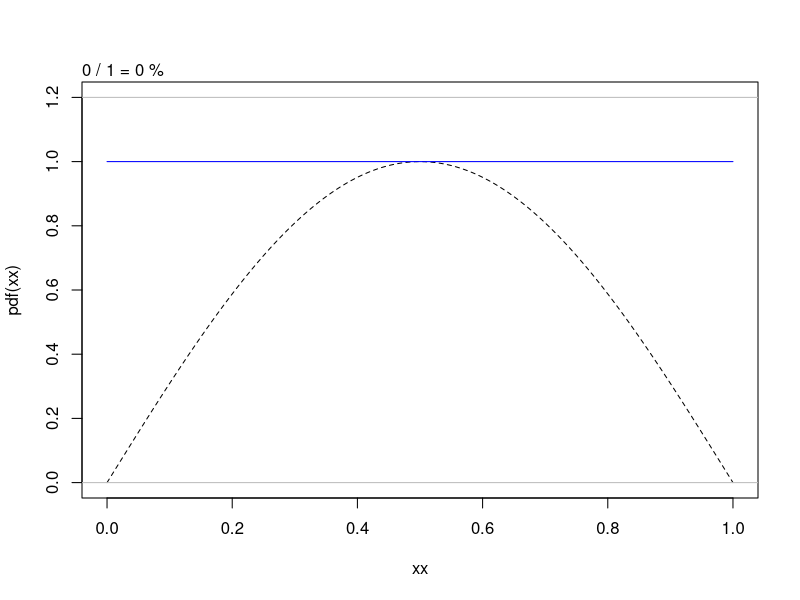

Generate this figure with R: (Note: this script raises an error after producing the figure.)
######
# Rejection Sampling method demo in R
# 2011, Richard D. Morey (richarddmorey@gmail.com)
# Please do not distribute without permission
######
# Instructions: Change settings to suit, save, then source() this file
# Majorizing samples (blue) are transformed accepted/rejected
# Uniform is drawn from 0 to height blue dot
# Acceptance if horizontal line is less than PDF
# Dashed curve is PDF
# Red samples are corresponding samples from the PDF
# Red curve shows kernel density estimate based on samples (should converge to PDF)
# acceptance rate is shown above
# Settings
##

# Number of seconds to wait between steps
# if "key", wait for key press
wait.type = "key"

# Number of iterations
# Set this low (20 or so if using wait.type="key")
M = 20

# Function setup (make sure these are consistent!)
pdf = function(x) sin(pi*x)        # PDF to sample from
major = function(x) dunif(x)       # Majorizing function
majorRand = function() runif(1)    # Function to sample from majorizing function
const = 1                          # Majorizing constant

# (plot) limits to make plot nice 
xlims = c(0,1)
ylims = c(0,1.2)



# No need to change anything below this line
##################

wait=function(type="key")
{
  if(type=="key" & interactive()){
      readline()
    }else if(is.numeric(type)){
      Sys.sleep(type)
    }else{
      stop("Invalid argument to wait().")
    }
invisible()
}

par(mfrow=c(1,1))


xx = seq(xlims[1],xlims[2],len=200)
maxy = max(pdf(xx))




samps = NULL
cands = NULL

for(m in 1:M){

  
  nSamples = length(samps)
  
  plot(xx,pdf(xx),ty='l',lty=2,col="black",ylim=ylims)
  abline(h=0,col="gray")
  abline(h=ylims[2],col="gray")

  lines(xx,major(xx),lty=1,col="blue")

  if(m>1){
      points(cands,rep(ylims[2],m-1),bg=rgb(0,0,1,.3),col=rgb(0,0,0,0),pch=21)  
  }
  
  if(nSamples>0)
  {
    points(samps,rep(0,nSamples),bg=rgb(1,0,0,.3),col=rgb(0,0,0,0),pch=21)  
  }
  if(nSamples>1){
    my.dens = density(samps)
    maxdens = max(my.dens$y)
    lines(my.dens$x,my.dens$y/maxdens*maxy,col="red")
  }

  
  mtext(paste(nSamples,"/",m,"=",100*round(nSamples/m,2),"%"),3,.1,adj=0)

  wait(wait.type)
  
  cand = majorRand()
  cands = c(cands,cand)
  segments(cand,0,cand,major(cand),col="blue")
  points(cand,major(cand),pch=21,bg=rgb(0,0,1,.3),col=rgb(0,0,0,0))
  points(cand,pdf(cand),pch=21,bg=rgb(0,0,0,.3),col=rgb(0,0,0,0))
  
  
  wait(wait.type)

  
  u = runif(1,0,major(cand))
  abline(h=u,col="green")
  
  wait(wait.type)
  
  if(u<pdf(cand)){
    mtext("Accepted",3,.1,adj=1, cex=1.5)
    samps = c(samps,cand)
  }else{
    mtext("Rejected",3,.1,adj=1, cex=1.5)    
  }
  
    wait(wait.type)

}

  
  # Show one last time
  nSamples = length(samps)  

  plot(xx,pdf(xx),ty='l',lty=2,col="black",ylim=ylims)
  abline(h=0,col="gray")
  abline(h=ylims[2],col="gray")

  lines(xx,major(xx),lty=1,col="blue")

  points(cands,rep(ylims[2],M),bg=rgb(0,0,1,.3),col=rgb(0,0,0,0),pch=21)  
  
  if(nSamples>0)
  {
    points(samps,rep(0,nSamples),bg=rgb(1,0,0,.3),col=rgb(0,0,0,0),pch=21)  
  }
  if(nSamples>1){
    my.dens = density(samps)
    maxdens = max(my.dens$y)
    lines(my.dens$x,my.dens$y/maxdens*maxy,col="red")
  }

  
  mtext(paste(nSamples,"/",m,"=",100*round(nSamples/m,2),"%"),3,.1,adj=0)
